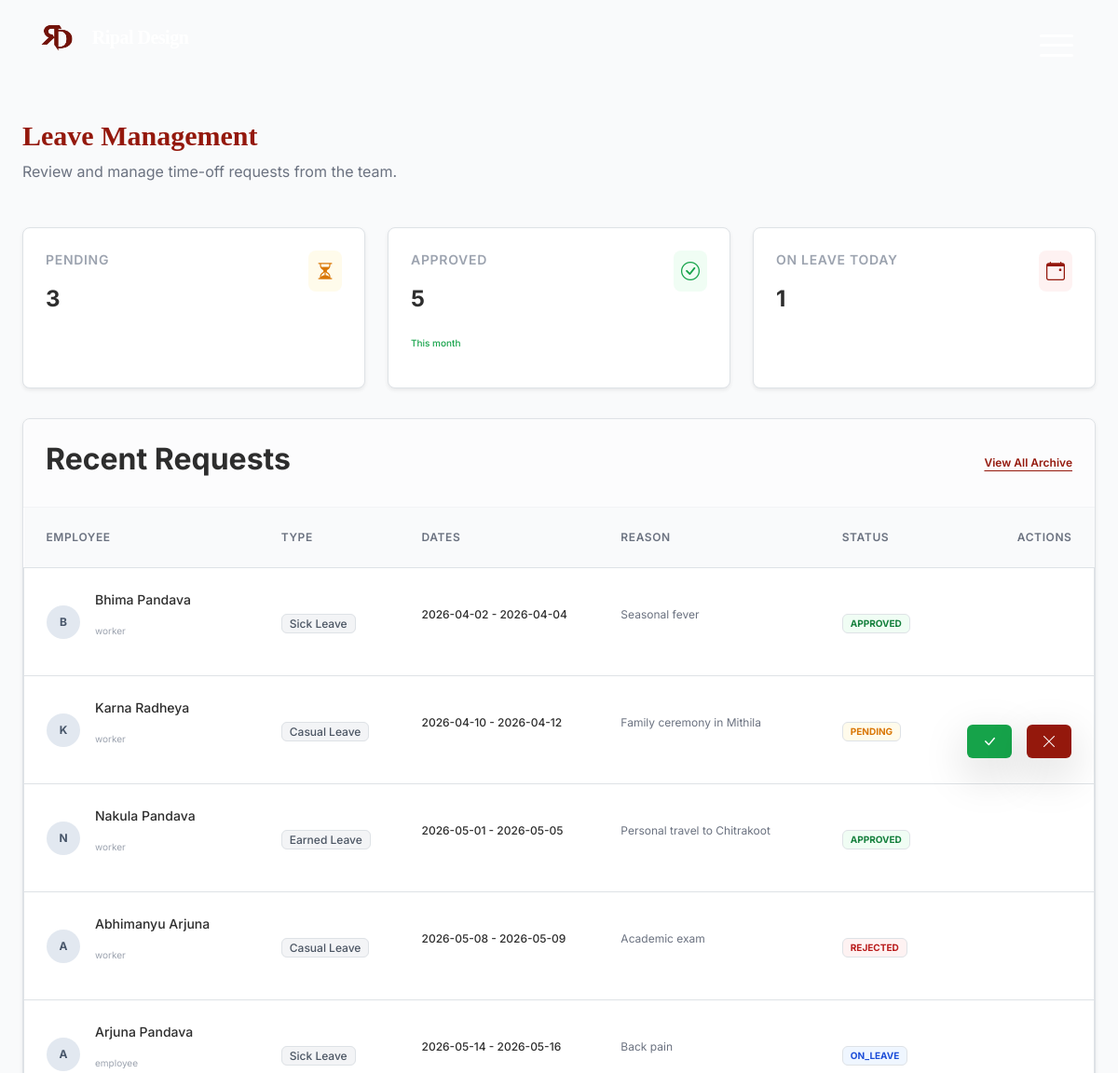
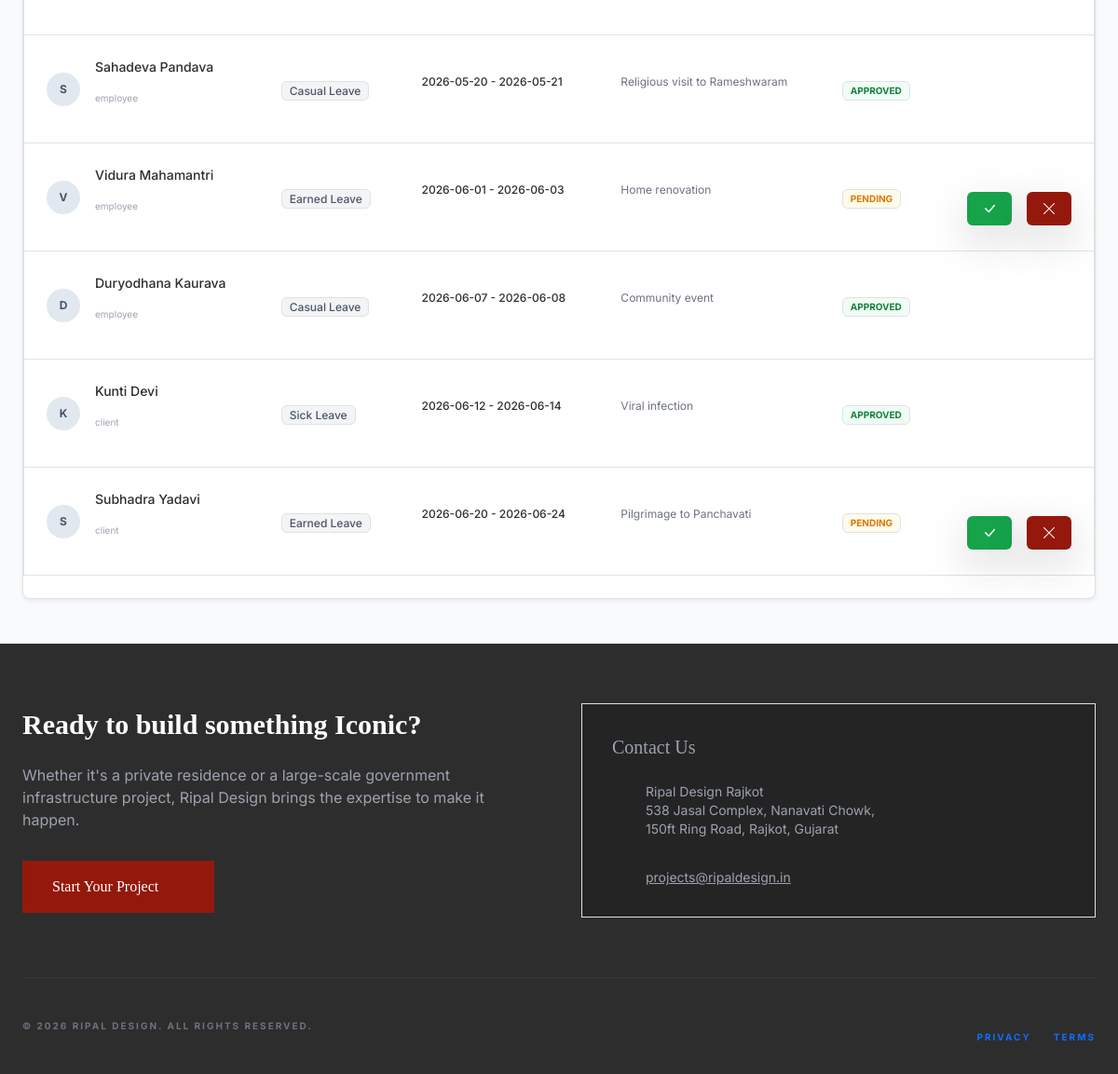
The app's page /admin/leave_management.php (signed in) with its own data (2 pictures, top to bottom).
### tables this page shows
CREATE TABLE IF NOT EXISTS leave_requests (
  id INT AUTO_INCREMENT PRIMARY KEY,
  user_id INT NOT NULL,
  leave_type VARCHAR(100) DEFAULT NULL,
  start_date DATE NOT NULL,
  end_date DATE NOT NULL,
  reason TEXT DEFAULT NULL,
  status ENUM('pending','approved','rejected','on_leave') DEFAULT 'pending',
  requested_at TIMESTAMP DEFAULT CURRENT_TIMESTAMP,
  approved_by INT DEFAULT NULL,
  FOREIGN KEY (user_id) REFERENCES users(id) ON DELETE CASCADE,
  FOREIGN KEY (approved_by) REFERENCES users(id) ON DELETE SET NULL,
  INDEX idx_leave_requests_status (status)
);

CREATE TABLE IF NOT EXISTS users (
  id INT AUTO_INCREMENT PRIMARY KEY,
  username VARCHAR(255) NOT NULL UNIQUE,
  full_name VARCHAR(255) DEFAULT NULL,
  first_name VARCHAR(120) DEFAULT NULL,
  last_name VARCHAR(120) DEFAULT NULL,
  email VARCHAR(255) DEFAULT NULL,
  phone VARCHAR(30) DEFAULT NULL,
  password_hash VARCHAR(255) DEFAULT NULL,
  token_reset CHAR(64) DEFAULT NULL,
  reset_token_expires DATETIME DEFAULT NULL,
  role ENUM('client','worker','employee','admin') NOT NULL DEFAULT 'client',
  status ENUM('active','pending','suspended') NOT NULL DEFAULT 'active',
  address VARCHAR(255) DEFAULT NULL,
  city VARCHAR(120) DEFAULT NULL,
  state VARCHAR(120) DEFAULT NULL,
  zip VARCHAR(20) DEFAULT NULL,
  joined_date DATE DEFAULT NULL,
  created_at TIMESTAMP NOT NULL DEFAULT CURRENT_TIMESTAMP,
  updated_at TIMESTAMP NULL DEFAULT NULL ON UPDATE CURRENT_TIMESTAMP,
  INDEX idx_users_role (role),
  INDEX idx_users_email (email),
  INDEX idx_users_reset_token (token_reset)
);

### includes/db.php (called while the page is built, shortened)
<?php
$DB_HOST = 'localhost';
$DB_NAME = 'Ripal-Design';
$DB_USER = 'root';
$DB_PASS = '';
$DB_PORT = '3306';
$sqlConfigPath = __DIR__ . '/../sql/config.php';
if (file_exists($sqlConfigPath)) {
    if (!empty($host)) {
        $DB_HOST = (string) $host;
    }
    if (!empty($database)) {
        $DB_NAME = (string) $database;
    }
    if (!empty($username)) {
        $DB_USER = (string) $username;
    }
    if (isset($password)) {
        $DB_PASS = (string) $password;
    }
}
$pdo = null;
try {
    $dsn = "mysql:host={$DB_HOST};port={$DB_PORT};dbname={$DB_NAME};charset=utf8mb4";
    $options = [
        PDO::ATTR_ERRMODE => PDO::ERRMODE_EXCEPTION,
        PDO::ATTR_DEFAULT_FETCH_MODE => PDO::FETCH_ASSOC,
        PDO::ATTR_EMULATE_PREPARES => false,
        PDO::MYSQL_ATTR_INIT_COMMAND => "SET NAMES utf8mb4 COLLATE utf8mb4_unicode_ci"
    ];
    $pdo = new PDO($dsn, $DB_USER, $DB_PASS, $options);
} catch (PDOException $e) {
    error_log('Database connection failed: ' . $e->getMessage());
    if (getenv('APP_ENV') === 'development') {
        trigger_error('Database Error: ' . $e->getMessage(), E_USER_WARNING);
    }
    $pdo = null;
}
function db_connected()
{
    global $pdo;
    return $pdo !== null;
}

### includes/util.php (called while the page is built, shortened)
<?php
if (!function_exists('db_query')) {
    function db_query($sql, $params = []) {
        global $pdo;
        try {
            $stmt = $pdo->prepare($sql);
            $stmt->execute($params);
            return $stmt;
        } catch (PDOException $e) {
            error_log('Database query error: ' . $e->getMessage());
            return false;
        }
    }
}
if (!function_exists('db_fetch')) {
    function db_fetch($sql, $params = []) {
        $stmt = db_query($sql, $params);
        return $stmt ? $stmt->fetch() : false;
    }
}
if (!function_exists('db_fetch_all')) {
    function db_fetch_all($sql, $params = []) {
        $stmt = db_query($sql, $params);
        return $stmt ? $stmt->fetchAll() : [];
    }
}
if (!function_exists('db_table_exists')) {
    function db_table_exists($table) {
        $row = db_fetch("SELECT COUNT(*) AS c FROM information_schema.tables WHERE table_schema = DATABASE() AND table_name = ?", [$table]);
        return !empty($row) && (int)($row['c'] ?? 0) > 0;
    }
}
if (!function_exists('get_leave_dashboard_data')) {
    function get_leave_dashboard_data() {
        $out = [
            'stats' => ['pending' => 0, 'approved' => 0, 'on_leave' => 0],
            'rows' => [],
        ];
        if (!db_connected() || !db_table_exists('leave_requests')) {
            return $out;
        }
        $statRows = db_fetch_all('SELECT status, COUNT(*) AS c FROM leave_requests GROUP BY status');
        foreach ($statRows as $r) {
            $k = (string)($r['status'] ?? '');
            if (isset($out['stats'][$k])) {
                $out['stats'][$k] = (int)($r['c'] ?? 0);
            }
        }
        $out['rows'] = db_fetch_all('SELECT lr.*, u.full_name, u.username, u.role FROM leave_requests lr LEFT JOIN users u ON u.id = lr.user_id ORDER BY lr.requested_at DESC LIMIT 100');
        return $out;
    }
}
?>

### admin/leave_management.php (the view, shortened to what this page needs)
<?php
$leaveData = get_leave_dashboard_data();
$leaveStats = $leaveData['stats'];
$leaveRows = $leaveData['rows'];
$viewMode = (isset($_GET['view']) && $_GET['view'] === 'archive') ? 'archive' : 'recent';
?>
<!DOCTYPE html>
<html lang="en">
<head>
  <script src="https://cdn.tailwindcss.com"></script>
</head>
<body class="bg-canvas-white font-sans text-foundation-grey min-h-screen">
  <?php $HEADER_MODE = 'dashboard'; require_once __DIR__ . '/../Common/header_alt.php'; ?>
  <main class="max-w-7xl mx-auto px-4 sm:px-6 lg:px-8 py-12 mt-16 md:mt-20 admin-main">
    <div class="flex flex-col md:flex-row md:items-center md:justify-between mb-8">
      <div>
        <h1 class="text-3xl font-serif font-bold text-rajkot-rust">Leave Management</h1>
        <p class="text-gray-500 mt-1">Review and manage time-off requests from the team.</p>
      </div>
    </div>
    <div class="grid grid-cols-1 md:grid-cols-3 gap-6 mb-8">
      <div class="bg-white p-6 rounded-lg shadow-sm border border-gray-100 border-t-4 border-t-amber-500">
        <div class="flex justify-between items-start">
          <div>
            <p class="text-sm text-gray-400 uppercase tracking-wider font-semibold">Pending</p>
            <p class="text-2xl font-bold text-foundation-grey mt-1"><?php echo (int)$leaveStats['pending']; ?></p>
          </div>
          <div class="p-2 bg-amber-50 rounded-lg text-amber-600">
            <i class="bi bi-hourglass-split text-xl"></i>
          </div>
        </div>
      </div>
      <div class="bg-white p-6 rounded-lg shadow-sm border border-gray-100 border-t-4 border-t-green-600">
        <div class="flex justify-between items-start">
          <div>
            <p class="text-sm text-gray-400 uppercase tracking-wider font-semibold">Approved</p>
            <p class="text-2xl font-bold text-foundation-grey mt-1"><?php echo (int)$leaveStats['approved']; ?></p>
          </div>
          <div class="p-2 bg-green-50 rounded-lg text-green-600">
            <i class="bi bi-check-circle text-xl"></i>
          </div>
        </div>
        <p class="text-[10px] text-green-600 font-medium mt-2">This month</p>
      </div>
      <div class="bg-white p-6 rounded-lg shadow-sm border border-gray-100 border-t-4 border-t-rajkot-rust">
        <div class="flex justify-between items-start">
          <div>
            <p class="text-sm text-gray-400 uppercase tracking-wider font-semibold">On Leave Today</p>
            <p class="text-2xl font-bold text-foundation-grey mt-1"><?php echo (int)$leaveStats['on_leave']; ?></p>
          </div>
          <div class="p-2 bg-red-50 rounded-lg text-rajkot-rust">
            <i class="bi bi-calendar-event text-xl"></i>
          </div>
        </div>
      </div>
    </div>
    <div class="bg-white shadow-sm border border-gray-100 rounded-lg overflow-hidden">
      <div class="px-6 py-4 border-b border-gray-100 flex items-center justify-between bg-gray-50/50">
        <h2 class="font-bold text-foundation-grey"><?php echo $viewMode === 'archive' ? 'Archived Requests' : 'Recent Requests'; ?></h2>
        <div class="flex gap-2">
          <a href="?view=<?php echo $viewMode === 'archive' ? 'recent' : 'archive'; ?>" class="text-xs font-semibold text-rajkot-rust hover:underline underline-offset-4"><?php echo $viewMode === 'archive' ? 'Back to Recent' : 'View All Archive'; ?></a>
        </div>
      </div>
      <div class="overflow-x-auto pb-4">
        <table class="w-full text-left admin-table">
          <thead class="bg-gray-50 border-b border-gray-100 hidden md:table-header-group">
            <tr>
              <th class="px-6 py-4 text-xs font-semibold uppercase tracking-wider text-gray-500">Employee</th>
              <th class="px-6 py-4 text-xs font-semibold uppercase tracking-wider text-gray-500">Type</th>
              <th class="px-6 py-4 text-xs font-semibold uppercase tracking-wider text-gray-500">Dates</th>
              <th class="px-6 py-4 text-xs font-semibold uppercase tracking-wider text-gray-500">Reason</th>
              <th class="px-6 py-4 text-xs font-semibold uppercase tracking-wider text-gray-500">Status</th>
              <th class="px-6 py-4 text-xs font-semibold uppercase tracking-wider text-gray-500 text-right">Actions</th>
            </tr>
          </thead>
          <tbody class="divide-y divide-gray-100">
            <?php foreach ($leaveRows as $lr): ?>
            <?php
              $employeeName = $lr['full_name'] ?: ($lr['username'] ?: 'Unknown');
              $initials = strtoupper(substr((string)$employeeName, 0, 1));
              $status = strtolower((string)($lr['status'] ?? 'pending'));
              $statusClass = $status === 'approved' ? 'bg-green-50 text-green-700 border border-green-100' : ($status === 'rejected' ? 'bg-red-50 text-red-700 border border-red-100' : ($status === 'on_leave' ? 'bg-blue-50 text-blue-700 border border-blue-100' : 'bg-amber-50 text-amber-600 border border-amber-100'));
            ?>
            <tr class="hover:bg-gray-50 transition block md:table-row mb-4 md:mb-0 border md:border-0 rounded-lg md:rounded-none bg-white md:bg-transparent">
              <td class="px-6 py-4 block md:table-cell" data-label="Employee">
                <div class="flex items-center gap-3">
                  <div class="w-9 h-9 rounded-full bg-slate-200 text-slate-600 flex items-center justify-center font-bold text-xs"><?php echo htmlspecialchars($initials); ?></div>
                  <div>
                    <p class="font-medium text-foundation-grey text-sm"><?php echo htmlspecialchars($employeeName); ?></p>
                    <p class="text-[10px] text-gray-400"><?php echo htmlspecialchars((string)($lr['role'] ?? '')); ?></p>
                  </div>
                </div>
              </td>
              <td class="px-6 py-4 block md:table-cell" data-label="Type">
                 <span class="text-xs font-medium text-gray-600 px-2 py-0.5 bg-gray-100 rounded border border-gray-200"><?php echo htmlspecialchars((string)($lr['leave_type'] ?? '')); ?></span>
              </td>
              <td class="px-6 py-4 block md:table-cell" data-label="Dates">
                <p class="text-xs text-foundation-grey font-medium"><?php echo htmlspecialchars((string)($lr['start_date'] ?? '')); ?> - <?php echo htmlspecialchars((string)($lr['end_date'] ?? '')); ?></p>
              </td>
              <td class="px-6 py-4 block md:table-cell" data-label="Reason">
                <p class="text-xs text-gray-500 max-w-xs truncate md:max-w-none md:whitespace-normal"><?php echo htmlspecialchars((string)($lr['reason'] ?? '')); ?></p>
              </td>
              <td class="px-6 py-4 block md:table-cell" data-label="Status">
                <span class="inline-flex items-center gap-1 px-2 py-0.5 rounded text-[10px] font-bold uppercase <?php echo $statusClass; ?>">
                  <?php echo htmlspecialchars($status); ?>
                </span>
              </td>
              <td class="px-6 py-4 text-right block md:table-cell" data-label="Actions">
                <div class="actions-wrapper flex flex-row md:justify-end gap-3 mt-4 md:mt-0">
                  <?php if ($status === 'pending'): ?>
                  <form method="post" class="inline-block">
                    <button class="flex-grow md:flex-grow-0 h-12 md:h-9 px-6 md:px-4 rounded bg-green-600 text-white flex items-center justify-center gap-2 shadow-lg shadow-green-900/20 hover:bg-green-700 transition active:scale-95" title="Approve">
                      <i class="bi bi-check-lg text-lg md:text-base"></i>
                    </button>
                  </form>
                  <form method="post" class="inline-block">
                    <button class="flex-grow md:flex-grow-0 h-12 md:h-9 px-6 md:px-4 rounded bg-rajkot-rust text-white flex items-center justify-center gap-2 shadow-lg shadow-red-900/20 hover:bg-red-800 transition active:scale-95" title="Reject">
                      <i class="bi bi-x-lg text-lg md:text-base"></i>
                    </button>
                  </form>
                  <?php endif; ?>
                </div>
              </td>
            </tr>
            <?php endforeach; ?>
          </tbody>
        </table>
      </div>
    </div>
  </main>
  <?php require_once __DIR__ . '/../Common/footer.php'; ?>
</body>
</html>

### Common/header.css (style rules this page uses)
:root { --alt-overlay-bg: rgba(148, 24, 12, 0.96); --alt-text: #fff; }
html, body { overflow-x: hidden; }

### Common/admin-responsive.css (style rules this page uses)
:root { --admin-header-mobile-padding-top: 4rem; }
.admin-table { border-collapse: collapse; width: 100%; }

### records on screen
leave_requests: user "3", id "5", approved_by "1", user.full_name "A", user.full_name "Arjuna Pandava", user.role "employee", leave_type "Sick Leave", start_date "2026-05-14", end_date "2026-05-16", reason "Back pain", status "ON_LEAVE"
leave_requests: user.full_name "B", user.full_name "Bhima Pandava", user.role "worker", leave_type "Sick Leave", start_date "2026-04-02", end_date "2026-04-04", reason "Seasonal fever", status "APPROVED"
leave_requests: user.full_name "K", user.full_name "Karna Radheya", user.role "worker", leave_type "Casual Leave", start_date "2026-04-10", end_date "2026-04-12", reason "Family ceremony in Mithila", status "PENDING"
leave_requests: user.full_name "N", user.full_name "Nakula Pandava", user.role "worker", leave_type "Earned Leave", start_date "2026-05-01", end_date "2026-05-05", reason "Personal travel to Chitrakoot", status "APPROVED"
leave_requests: user.full_name "A", user.full_name "Abhimanyu Arjuna", user.role "worker", leave_type "Casual Leave", start_date "2026-05-08", end_date "2026-05-09", reason "Academic exam", status "REJECTED"
leave_requests: user.full_name "S", user.full_name "Sahadeva Pandava", user.role "employee", leave_type "Casual Leave", start_date "2026-05-20", end_date "2026-05-21", reason "Religious visit to Rameshwaram", status "APPROVED"
leave_requests: user.full_name "V", user.full_name "Vidura Mahamantri", user.role "employee", leave_type "Earned Leave", start_date "2026-06-01", end_date "2026-06-03", reason "Home renovation", status "PENDING"
leave_requests: user.full_name "D", user.full_name "Duryodhana Kaurava", user.role "employee", leave_type "Casual Leave", start_date "2026-06-07", end_date "2026-06-08", reason "Community event", status "APPROVED"
leave_requests: user.full_name "K", user.full_name "Kunti Devi", user.role "client", leave_type "Sick Leave", start_date "2026-06-12", end_date "2026-06-14", reason "Viral infection", status "APPROVED"
leave_requests: user.full_name "S", user.full_name "Subhadra Yadavi", user.role "client", leave_type "Earned Leave", start_date "2026-06-20", end_date "2026-06-24", reason "Pilgrimage to Panchavati", status "PENDING"
